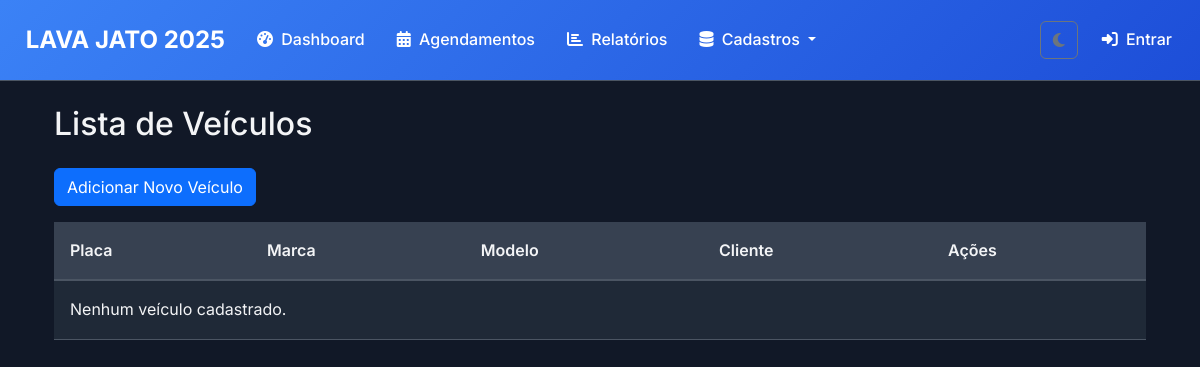
The app's page /veiculos/, older data.
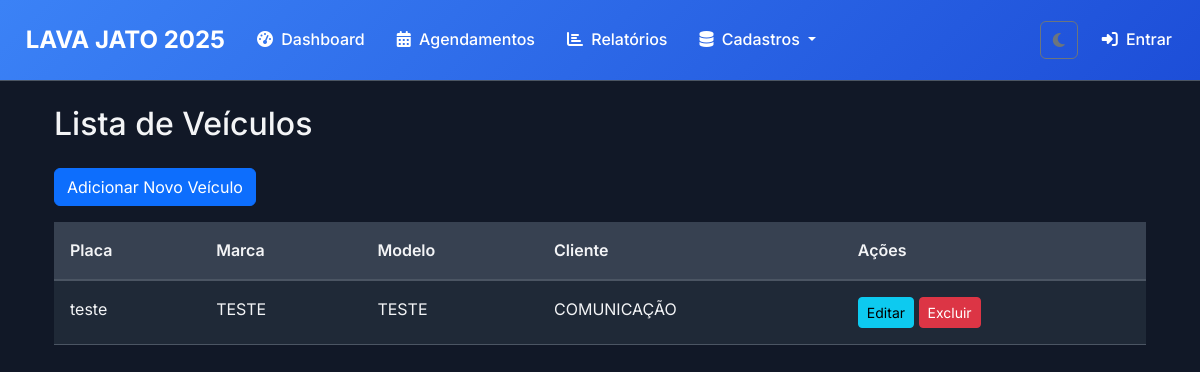
The same page, newer data.
### clientes/models.py (models this page shows, shortened)
class Veiculo(models.Model):
    TIPOS_VEICULO = [
        ('CARRO', 'Carro'),
        ('MOTO', 'Moto'),
        ('CAMINHAO', 'Caminhão'),
        ('ONIBUS', 'Ônibus'),
        ('VAN', 'Van'),
        ('PICKUP', 'Pick-up'),
        ('OUTROS', 'Outros'),
    ]
    cliente = models.ForeignKey(Cliente, on_delete=models.CASCADE, related_name='veiculos')
    placa = models.CharField('Placa', max_length=10, unique=True)
    modelo = models.CharField('Modelo', max_length=100)
    marca = models.CharField('Marca', max_length=50)
    ano = models.PositiveIntegerField('Ano', null=True, blank=True)
    cor = models.CharField('Cor', max_length=30, blank=True)
    tipo = models.CharField('Tipo', max_length=20, choices=TIPOS_VEICULO, default='CARRO')
    observacoes = models.TextField('Observações', blank=True)
    ativo = models.BooleanField('Ativo', default=True)
    class Meta:
        verbose_name = 'Veículo'
        verbose_name_plural = 'Veículos'
        ordering = ['placa']

class Cliente(models.Model):
    nome = models.CharField('Nome', max_length=200)
    telefone = models.CharField('Telefone', max_length=20, blank=True)
    email = models.EmailField('E-mail', blank=True)
    observacoes = models.TextField('Observações', blank=True)
    ativo = models.BooleanField('Ativo', default=True)
    class Meta:
        verbose_name = 'Cliente'
        verbose_name_plural = 'Clientes'
        ordering = ['nome']

### clientes/views.py (the view)
# urls.py: path("veiculos/", views.veiculo_list, name="veiculo_list"),
def veiculo_list(request):
    veiculos = Veiculo.objects.all()
    return render(request, 'clientes/veiculo_list.html', {'veiculos': veiculos})

### templates/clientes/veiculo_list.html (shortened to what this page needs)
{% extends 'base/base.html' %}
{% block content %}
<div class="container mt-4">
    <h2 class="mb-4">Lista de Veículos</h2>
    <a href="{% url 'veiculo_create' %}" class="btn btn-primary mb-3">Adicionar Novo Veículo</a>
    <div class="table-responsive">
        <table class="table table-striped table-hover">
            <thead>
                <tr>
                    <th>Placa</th>
                    <th>Marca</th>
                    <th>Modelo</th>
                    <th>Cliente</th>
                    <th>Ações</th>
                </tr>
            </thead>
            <tbody>
                {% for veiculo in veiculos %}
                <tr>
                    <td>{{ veiculo.placa }}</td>
                    <td>{{ veiculo.marca }}</td>
                    <td>{{ veiculo.modelo }}</td>
                    <td>{{ veiculo.cliente.nome }}</td>
                    <td>
                        <a href="{% url 'veiculo_update' veiculo.pk %}" class="btn btn-sm btn-info">Editar</a>
                        <a href="{% url 'veiculo_delete' veiculo.pk %}" class="btn btn-sm btn-danger">Excluir</a>
                    </td>
                </tr>
                {% empty %}
                <tr>
                    <td colspan="5">Nenhum veículo cadastrado.</td>
                </tr>
                {% endfor %}
            </tbody>
        </table>
    </div>
</div>
{% endblock %}

Row changes from the older to the newer data that the page shows:
added Veiculo: placa "teste", marca "TESTE", modelo "TESTE", cliente.nome "COMUNICAÇÃO"
Text that changed along with them:
text no longer shown: "Nenhum veículo cadastrado."
